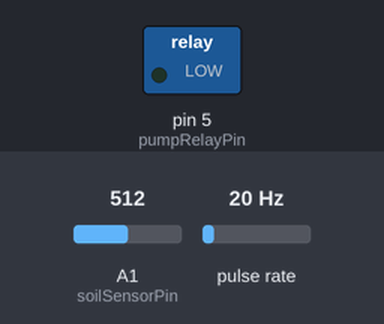
Simulated run of this sketch. Board: Arduino Uno, built with avr-gcc and run on an emulated ATmega328P. Parts: switched loads named in the sketch (green lamp = pin HIGH). Wiring (inferred from the names in the program): pulse sensor: data pin 2. Inputs (shaded band) come from the test bench; at power-on: A1 (soilSensorPin) = 512, pulse rate 20 Hz. What the sketch prints to the serial monitor is not drawn.

Above: at 1.2 s.
1.3 s: A1 (soilSensorPin) set to 799
2.8 s: A1 (soilSensorPin) set to 824
At 3.1 s:
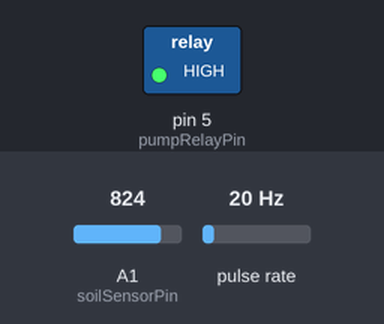
4.3 s: A1 (soilSensorPin) set to 716
At 6.5 s:
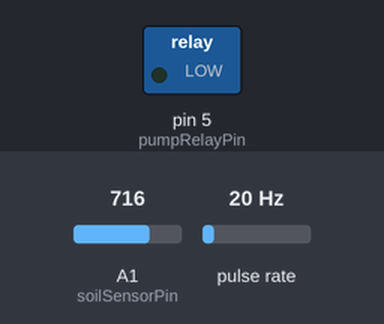
7.3 s: A1 (soilSensorPin) set to 900
At 7.7 s:
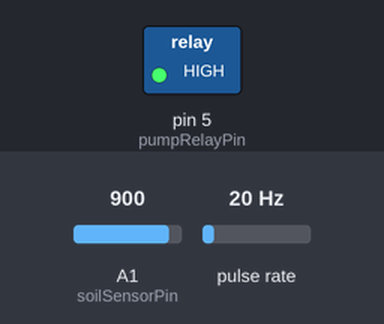
Timing chart, 0 to 9.8 s (numbered marks = the images above; inputs shaded):
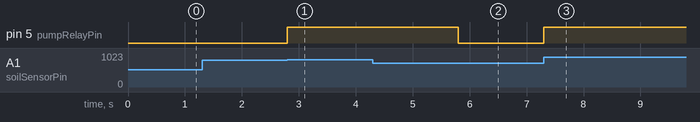

The sketch:

PlantWatering.ino.ino
```cpp
const int pumpRelayPin = 5;
const int soilSensorPin = 1;
const int flowSensorPin = 2;
byte sensorInterrupt = 0;
const float calibrationFactor = 4.5;
volatile byte pulseCount;
float flowRate;
unsigned int flowMilliLitres;
unsigned long totalMilliLitres;
unsigned long oldTime;

void setup()
{
  pinMode(pumpRelayPin, OUTPUT);
  pinMode(soilSensorPin, INPUT);
  pinMode(flowSensorPin, INPUT);
  Serial.begin(38400);
  pulseCount = 0;
  flowRate = 0.0;
  flowMilliLitres = 0;
  totalMilliLitres = 0;
  oldTime = 0;
  attachInterrupt(sensorInterrupt, pulseCounter, FALLING);
}

void loop()
{
  int soilSensorValue = analogRead(soilSensorPin);
  soilSensorValue = constrain(soilSensorValue, 485, 1023);
  int soilMoisture = map(soilSensorValue, 485, 1023, 100, 0);
  Serial.println(soilMoisture);
  checkIfWaterIsNeeded(soilMoisture);
}

void checkIfWaterIsNeeded(int soil)
{
  if(soil <= 40){
    digitalWrite(pumpRelayPin, HIGH);
    delay(3000);
    if(waterIsRunning == false)
      digitalWrite(pumpRelayPin, LOW);
  }
  else
    digitalWrite(pumpRelayPin, LOW);
}

bool waterIsRunning() {
  if((millis() - oldTime) > 1000)
  {
    detachInterrupt(sensorInterrupt);
    flowRate = ((1000.0 / (millis() - oldTime)) * pulseCount) / calibrationFactor;
    oldTime = millis();
    flowMilliLitres = (flowRate / 60) * 1000;
    totalMilliLitres += flowMilliLitres;
    unsigned int frac;
    Serial.print("Flow rate: ");
    Serial.print(int(flowRate));
    Serial.print(".");
    frac = (flowRate - int(flowRate)) * 10;
    Serial.print(frac, DEC);
    Serial.print("L/min");
        Serial.print("  Current Liquid Flowing: ");
    Serial.print(flowMilliLitres);
    Serial.print("mL/Sec");

    // Print the cumulative total of litres flowed since starting
    Serial.print("  Output Liquid Quantity: ");
    Serial.print(totalMilliLitres);
    Serial.println("mL");

    // Reset the pulse counter so we can start incrementing again
    pulseCount = 0;

    // Enable the interrupt again now that we've finished sending output
    attachInterrupt(sensorInterrupt, pulseCounter, FALLING);
    if(flowMilliLitres > 0)
      return true;
    return false;
  }
}
/*
Insterrupt Service Routine
 */
void pulseCounter()
{
  // Increment the pulse counter
  pulseCount++;
}
```

Measured:
- the behaviour switches between 807 and 808 on A1 (soilSensorPin) (found by bisection; images 0 and 1)
- after the input at 2.8 s, pin 5 (pumpRelayPin): LOW → HIGH at once
- after the input at 4.3 s, pin 5 (pumpRelayPin): HIGH → LOW after 1.5 s
- after the input at 7.3 s, pin 5 (pumpRelayPin): LOW → HIGH at once
